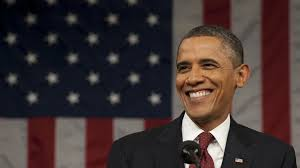
#> input picture obama2.jpg, 300 x 168 px, found by its file name
$ python ankur_column.py.py   (Python 2 division)
#> lines starting #> are read from the running program, lines starting #| are printed output that depends on the picture
from PIL import Image
import cv2
import numpy as np
import sys
from copy import deepcopy
img=cv2.imread('obama2.jpg')
#> img is the input picture: shape (168, 300, 3); mean B, G, R 50.8, 51.4, 64.4
img_pix = img[:,:].tolist()
#> img_pix = 168 items
z_trans=map(list,zip(*img_pix))
#> z_trans = 300 items
print len(z_trans)
#| 300


m=3.9885
global v
k=0
x=0.000000000000000
a = []
wz=[]
lp=0
wzx=[]
outnew=[]
output = []


def s(length):
#> called with length = 300
  v=0.4321
  n=length
  for k in range(0,n):
    x=m*v*(1-v)
    a.insert(k,x)
    v=x


def shuf1(a,n):

#> called with n = 300
    perm_index_a=[]
    b=a[:]
    a.sort()
    sort_a=a[:]
    for k1 in range(0,n):
        t=sort_a[k1]
        for k2 in range(0,n):
            if(t==b[k2]):
                perm_index_a.insert(k1,k2)
                break
    outnew=[0]*n
    outnew2=[0]*n
    final_encrypt=[]
    for z in range(0,n):
          outnew[perm_index_a[z]]=z_trans[z]
#> after the loop, outnew = 300 items
    z_trans2=map(list,zip(*outnew))
#> z_trans2 = 168 items
    y=np.asarray(z_trans2)
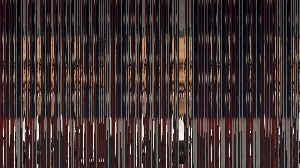
#> y: shape (168, 300, 3) int64; mean of channels 0, 1, 2 50.8, 51.4, 64.4; drawn as B, G, R
    cv2.imwrite("test1.png",y)
    print "column shuffling done"
    z_trans3=map(list,zip(*outnew))
#> z_trans3 = 168 items
    p=len(z_trans3)
#> p = 168
    print p
#| 168

    for x in range(0,p):
          outnew2[perm_index_a[x]]=z_trans3[x]
#> after the loop, outnew2 = 300 items
    s=np.asarray(outnew)
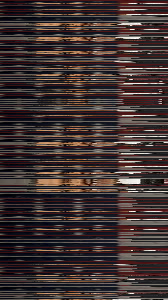
#> s: shape (300, 168, 3) int64; mean of channels 0, 1, 2 50.8, 51.4, 64.4; drawn as B, G, R
    cv2.imwrite("test2.png",s)


s(len(z_trans))
shuf1(a,len(z_trans))
'''
def shuf2(a,n):
    perm_index_a=[]
    b=a[:]
    a.sort()
    sort_a=a[:]
    for k1 in range(0,n):
        t=sort_a[k1]
        for k2 in range(0,n):
            if(t==b[k2]):
                perm_index_a.insert(k1,k2)
                break
    outnew=[0]*n
    final_encrypt=[]
    for z in range(0,n):
          outnew[perm_index_a[z]]=z_trans[z]
    z_trans2=map(list,zip(*outnew))
    y=np.asarray(z_trans2)
    cv2.imwrite("test1.png",y)
'''

$ run again, with obama1.jpg copied over obama2.jpg
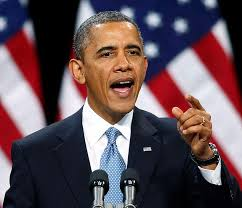
#> input picture obama1.jpg, 242 x 208 px, found by its file name
#> img is the input picture: shape (208, 242, 3); mean B, G, R 84.7, 77.9, 97.1
#> img_pix = 208 items
#> z_trans = 242 items
#| 242
#> z_trans2 = 208 items
#> in shuf1, `y=np.asarray(z_trans2)`:
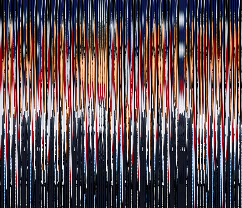
#> y: shape (208, 242, 3) int64; mean of channels 0, 1, 2 84.7, 77.9, 97.1; drawn as B, G, R
#> p = 208
#| 208
#> after the loop in shuf1, `for x in range(0,p):`: outnew2 = 242 items
#> in shuf1, `s=np.asarray(outnew)`:
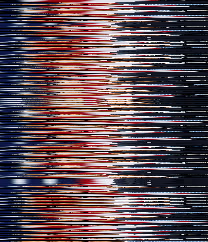
#> s: shape (242, 208, 3) int64; mean of channels 0, 1, 2 84.7, 77.9, 97.1; drawn as B, G, R

$ run again, with jmi_encode.jpg copied over obama2.jpg
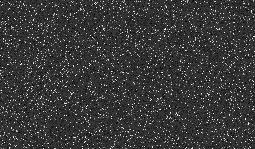
#> input picture jmi_encode.jpg, 255 x 149 px, found by its file name
#> img is the input picture: shape (149, 255, 3); min 0, max 255, mean 56.4
#> img_pix = 149 items
#> z_trans = 255 items
#| 255
#> z_trans2 = 149 items
#> in shuf1, `y=np.asarray(z_trans2)`:
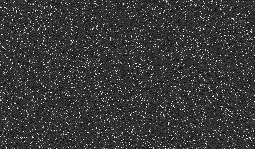
#> y: shape (149, 255, 3) int64; min 0, max 255, mean 56.4
#> p = 149
#| 149
#> after the loop in shuf1, `for x in range(0,p):`: outnew2 = 255 items
#> in shuf1, `s=np.asarray(outnew)`:
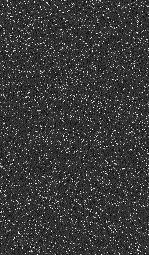
#> s: shape (255, 149, 3) int64; min 0, max 255, mean 56.4
